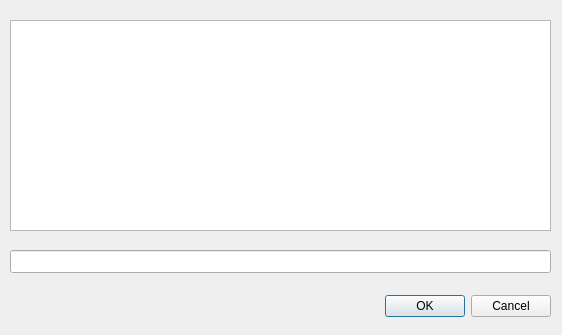
<?xml version="1.0" encoding="UTF-8"?>
<ui version="4.0">
 <class>FileDialog</class>
 <widget class="QDialog" name="FileDialog">
  <property name="geometry">
   <rect>
    <x>0</x>
    <y>0</y>
    <width>562</width>
    <height>335</height>
   </rect>
  </property>
  <property name="windowTitle">
   <string>Dialog</string>
  </property>
  <property name="modal">
   <bool>true</bool>
  </property>
  <widget class="QDialogButtonBox" name="buttonBox">
   <property name="geometry">
    <rect>
     <x>10</x>
     <y>290</y>
     <width>541</width>
     <height>32</height>
    </rect>
   </property>
   <property name="orientation">
    <enum>Qt::Horizontal</enum>
   </property>
   <property name="standardButtons">
    <set>QDialogButtonBox::Cancel|QDialogButtonBox::Ok</set>
   </property>
  </widget>
  <widget class="QTreeView" name="treeView">
   <property name="geometry">
    <rect>
     <x>10</x>
     <y>20</y>
     <width>541</width>
     <height>211</height>
    </rect>
   </property>
  </widget>
  <widget class="QLineEdit" name="fileEdit">
   <property name="geometry">
    <rect>
     <x>10</x>
     <y>250</y>
     <width>541</width>
     <height>23</height>
    </rect>
   </property>
  </widget>
 </widget>
 <resources/>
 <connections>
  <connection>
   <sender>buttonBox</sender>
   <signal>accepted()</signal>
   <receiver>FileDialog</receiver>
   <slot>accept()</slot>
   <hints>
    <hint type="sourcelabel">
     <x>248</x>
     <y>254</y>
    </hint>
    <hint type="destinationlabel">
     <x>157</x>
     <y>274</y>
    </hint>
   </hints>
  </connection>
  <connection>
   <sender>buttonBox</sender>
   <signal>rejected()</signal>
   <receiver>FileDialog</receiver>
   <slot>reject()</slot>
   <hints>
    <hint type="sourcelabel">
     <x>316</x>
     <y>260</y>
    </hint>
    <hint type="destinationlabel">
     <x>286</x>
     <y>274</y>
    </hint>
   </hints>
  </connection>
 </connections>
</ui>
